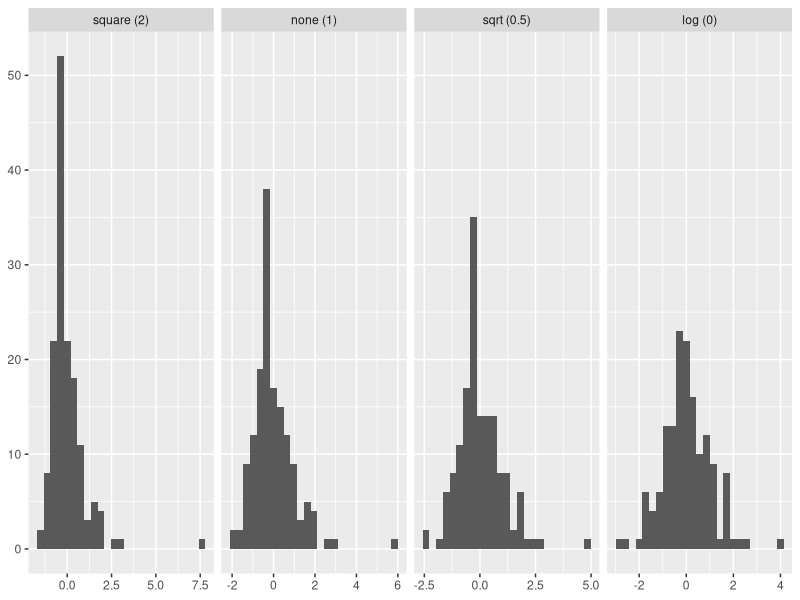
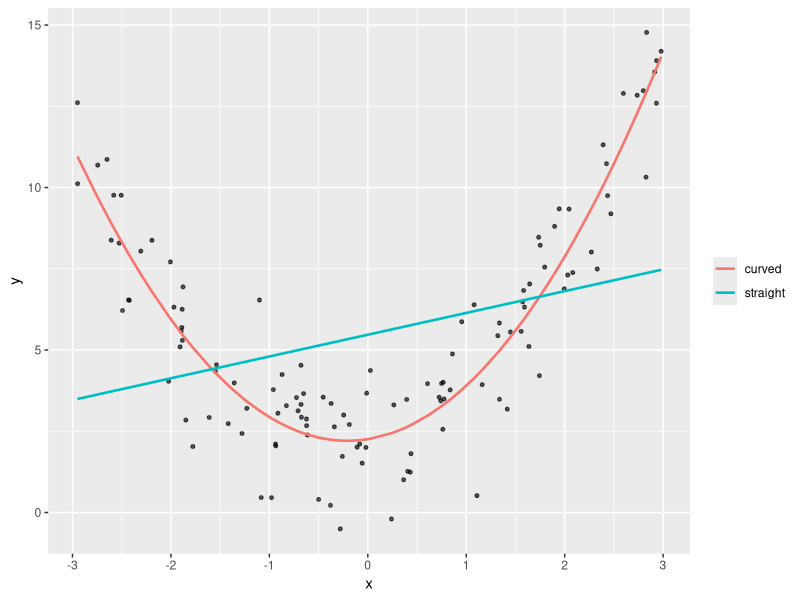

Recreate these plots in R, in order.
## ---- chunk 1
#| message: false
#| warning: false
library(dplyr)
library(tidyr)
library(readr)
library(ggplot2)

num_cols <- c("age", "bmi", "bp_systolic")

clinic <- read_csv("data/clinic_extract.csv", show_col_types = FALSE) |>
  mutate(across(all_of(num_cols), ~ suppressWarnings(as.numeric(.x)))) |>
  mutate(across(all_of(num_cols), ~ if_else(is.na(.x), median(.x, na.rm = TRUE), .x)))

sapply(clinic[num_cols], range)
## ---- chunk 2
minmax <- function(x) {
  (x - min(x)) / (max(x) - min(x))
}
X_mm <- clinic |>
  mutate(across(all_of(num_cols), minmax))

sapply(X_mm[num_cols], range)
## ---- chunk 3
X_ss <- clinic |>
  mutate(across(all_of(num_cols),
                ~ as.numeric(scale(.x))))

round(rbind(
  mean = sapply(X_ss[num_cols], mean),
  sd   = sapply(X_ss[num_cols], sd)
), 3)
## ---- chunk 4
robust <- function(x) {
  (x - median(x)) / IQR(x)
}
X_rs <- clinic |>
  mutate(across(all_of(num_cols), robust))

round(rbind(
  median = sapply(X_rs[num_cols], median),
  max    = sapply(X_rs[num_cols], max)
), 2)
## ---- chunk 5
i <- which.max(clinic$bmi)

data.frame(
  scaler  = c("Min-Max", "Standard", "Robust"),
  outlier = c(X_mm$bmi[i], X_ss$bmi[i], X_rs$bmi[i]),
  median_row = c(median(X_mm$bmi), median(X_ss$bmi), median(X_rs$bmi)),
  bulk_max_excl_outlier = c(max(X_mm$bmi[-i]), max(X_ss$bmi[-i]), max(X_rs$bmi[-i]))
) |>
  mutate(across(where(is.numeric), ~ round(.x, 2)))
## ---- chunk 6
worse <- clinic$bmi
worse[i] <- 161.2

rbind(
  `bulk max, Min-Max`  = c(now = max(minmax(clinic$bmi)[-i]), worse = max(minmax(worse)[-i])),
  `bulk max, Standard` = c(max(as.numeric(scale(clinic$bmi))[-i]),
                           max(as.numeric(scale(worse))[-i])),
  `bulk max, Robust`   = c(max(robust(clinic$bmi)[-i]), max(robust(worse)[-i]))
) |> round(2)
## ---- chunk 7
i <- which.max(clinic$bmi)

for (nm in c("minmax", "standard", "robust")) {
  z <- switch(nm,
    minmax   = minmax(clinic$bmi),
    standard = as.numeric(scale(clinic$bmi)),
    robust   = robust(clinic$bmi)
  )
  cat(nm, "outlier", round(z[i], 2),
      " bulk max", round(max(z[-i]), 2), "\n")
}
## ---- chunk 8
skewness <- function(x) {
  x <- x[!is.na(x)]
  mean((x - mean(x))^3) / mean((x - mean(x))^2)^1.5
}

cat("bmi skew, as recorded:", round(skewness(clinic$bmi), 2), "\n")
cat("after square root    :", round(skewness(sqrt(clinic$bmi)), 2), "\n")
cat("after log            :", round(skewness(log(clinic$bmi)), 2), "\n")
## ---- chunk 9
cat("min-max scaled :", round(skewness(minmax(clinic$bmi)), 2), "\n")
cat("standardised   :", round(skewness(as.numeric(scale(clinic$bmi))), 2), "\n")
## ---- chunk 10
#| fig-height: 2.6
powers <- c("square (2)" = 2, "none (1)" = 1, "sqrt (0.5)" = 0.5, "log (0)" = 0)

purrr::imap_dfr(powers, function(lam, nm) {
  v <- if (lam == 0) log(clinic$bmi) else clinic$bmi^lam
  data.frame(label = nm, value = as.numeric(scale(v)))
}) |>
  mutate(label = factor(label, levels = names(powers))) |>
  ggplot(aes(x = value)) +
  geom_histogram(bins = 25) +
  facet_wrap(~ label, nrow = 1, scales = "free_x") +
  labs(x = NULL, y = NULL)
## ---- chunk 11
#| fig-height: 2.8
set.seed(7)
d <- data.frame(x = runif(120, -3, 3))
d$y <- 2 + 0.5 * d$x + 1.2 * d$x^2 + rnorm(120, 0, 1.5)

straight <- lm(y ~ x, data = d)
curved   <- lm(y ~ x + I(x^2), data = d)

cat("straight line, residual SD:", round(sigma(straight), 2), "\n")
cat("with x squared,            ", round(sigma(curved), 2), "\n")

d |>
  mutate(straight = fitted(straight), curved = fitted(curved)) |>
  pivot_longer(c(straight, curved), names_to = "model", values_to = "fit") |>
  ggplot(aes(x = x)) +
  geom_point(aes(y = y), alpha = 0.4, size = 1) +
  geom_line(aes(y = fit, colour = model), linewidth = 0.9) +
  labs(x = "x", y = "y", colour = NULL)
## ---- chunk 12
m1 <- lm(bp_systolic ~ age, data = clinic)
m2 <- lm(bp_systolic ~ age + I(age^2), data = clinic)

cat("residual SD, straight:", round(sigma(m1), 3), "\n")
cat("residual SD, squared :", round(sigma(m2), 3), "\n")
cat("p-value on the squared term:",
    round(summary(m2)$coefficients["I(age^2)", "Pr(>|t|)"], 3), "\n")
